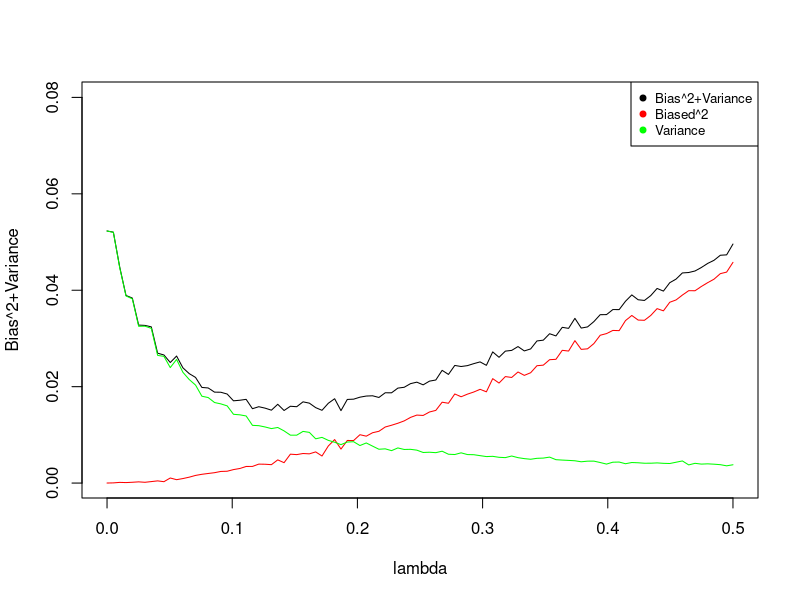
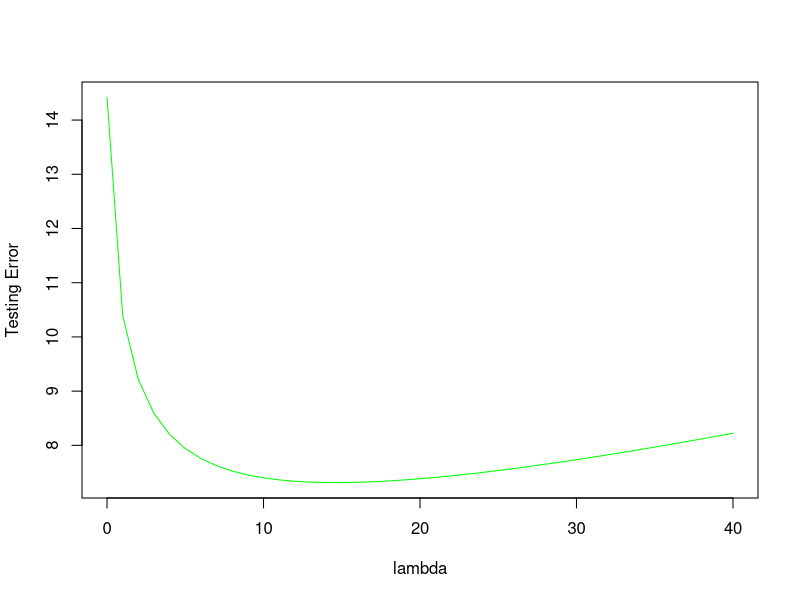
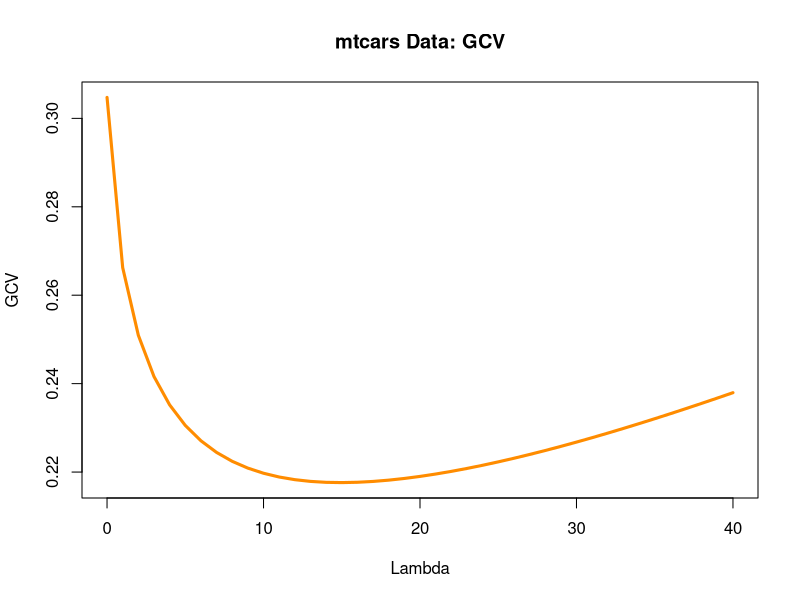

Write R code to recreate these figures, in order. (Note: this script raises an error after producing the figures.)
## ---- chunk 1
  library(MASS)
  set.seed(670144148)
  # number of simulations
  nsim = 1000
  # number of observations
  n = 100
  # lambda
  lambda = seq(0, 0.5, length = 100)
  # save all estimated variance in a vector 
  allbiased <- matrix(NA, length(lambda), ncol = 1)
  allvariance <- matrix(NA, length(lambda), ncol = 1)
  
  for(j in 1:length(lambda)){
  # save all estimated variance in a vector 
    allridgebeta1 = matrix(NA, nsim, 1)
  
    for (i in 1:nsim)
    {
      # create highly correlated variables and a linear model
      X = mvrnorm(n, c(0, 0), matrix(c(1,0.9, 0.9, 1), 2,2))
      y = rnorm(n, mean = X[,1] + X[,2])
      
      # calculate ridge regression and save only beta 1
      allridgebeta1[i, ] = (solve(t(X) %*% X + lambda[j]*n*diag(2)) %*% t(X) %*% y)[1]
    }
    #calculate the bias and the variance for each lambda
    allbiased[j] = colMeans(allridgebeta1)-1
    allvariance[j] = apply(allridgebeta1, 2, var)
    # set them into a vector
    all_bias_variance = cbind(allbiased, allvariance) 
    
  }
## ---- chunk 2
# Make a plot of three quantities
# allbiased^2+allvariance
plot(lambda, allbiased^2+allvariance,
     type="l",xlab="lambda",ylab="Bias^2+Variance",ylim=c(0.0001,0.08))
# allbiased^2
lines(lambda, allbiased^2, col="red")
# allvariance
lines(lambda, allvariance, col="green")
# add legend
legend("topright", legend=c("Bias^2+Variance", "Biased^2","Variance"),
col=c("black","red", "green"), pch = 19, cex = 0.8)

## ---- chunk 3
data(mtcars)
## ---- chunk 4
# set lambda range
lambda=seq(0, 40, by=1)
## ---- chunk 5
  library(MASS)
  #Create 5 equally size folds
  folds <- cut(seq(1,nrow(mtcars)),breaks=5,labels=FALSE)
  lambda_testing_error<-matrix(NA, length(lambda), ncol = 1)
  # Perform 5 fold cross validation
  for (j in 1:length(lambda)){
    infold_testing_error<-matrix(NA, 5, ncol = 1)
    for(i in 1:5){
      # Separate data to training and testing in different fold (fold 1-5)
      testingIndexes <- which(folds==i,arr.ind=TRUE)
      testingData <- mtcars[testingIndexes, ]
      trainingData <- mtcars[-testingIndexes, ]
      # Fit the ridge model
      fit1 <- lm.ridge(mpg ~., data = trainingData, lambda = lambda[j])
      # calculate y hat
      y.pred <- as.matrix(cbind(const=1,testingData[-1])) %*% coef(fit1)
      # calculate testing error for each folder
      testingErr<-sum((testingData$mpg-y.pred)^2)/nrow(testingData)
      infold_testing_error[i]=testingErr
    }
    # calculate mean testing error by each lambda
    lambda_testing_error[j]=colMeans(infold_testing_error)
  }
  plot(lambda, lambda_testing_error, type="l", col="green", lwd=1,ylab="Testing Error")
## ---- chunk 6
# find which lambda has minimum testing error
which.min(lambda_testing_error)
min(lambda_testing_error)
## ---- chunk 7
fit1 = lm.ridge(mpg ~., data = mtcars, lambda = seq(0, 40, by=1))
## ---- chunk 8
    plot(fit1$lambda[1:100], fit1$GCV[1:100], type = "l", col = "darkorange", 
         ylab = "GCV", xlab = "Lambda", lwd = 3)
    title("mtcars Data: GCV")
    fit1$lambda[which.min(fit1$GCV)]
    min(fit1$GCV)
## ---- chunk 9
library(glmnet)
## ---- chunk 10
  set.seed() # random seed
  fit2 = cv.glmnet(x = data.matrix(mtcars[, -1]), y = mtcars$mpg, nfolds = 5, alpha = 0)
  plot(fit2)
## ---- chunk 11
# calculate lambda.min
fit2$lambda.min
## ---- chunk 12
# calculate lambda.1se
fit2$lambda.1se
